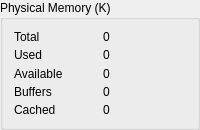
      <widget class="QGroupBox" name="groupBox_3">
       <property name="sizePolicy">
        <sizepolicy hsizetype="Preferred" vsizetype="Preferred">
         <horstretch>0</horstretch>
         <verstretch>0</verstretch>
        </sizepolicy>
       </property>
       <property name="maximumSize">
        <size>
         <width>16777215</width>
         <height>130</height>
        </size>
       </property>
       <property name="title">
        <string>Physical Memory (K)</string>
       </property>
       <layout class="QGridLayout" name="gridLayout_2">
        <item row="0" column="0">
         <widget class="QLabel" name="label">
          <property name="minimumSize">
           <size>
            <width>40</width>
            <height>10</height>
           </size>
          </property>
          <property name="text">
           <string>Total</string>
          </property>
         </widget>
        </item>
        <item row="0" column="1">
         <widget class="QLabel" name="memTotal">
          <property name="sizePolicy">
           <sizepolicy hsizetype="Minimum" vsizetype="Preferred">
            <horstretch>0</horstretch>
            <verstretch>0</verstretch>
           </sizepolicy>
          </property>
          <property name="minimumSize">
           <size>
            <width>40</width>
            <height>10</height>
           </size>
          </property>
          <property name="baseSize">
           <size>
            <width>60</width>
            <height>0</height>
           </size>
          </property>
          <property name="text">
           <string>0</string>
          </property>
         </widget>
        </item>
        <item row="1" column="0">
         <widget class="QLabel" name="label_3">
          <property name="minimumSize">
           <size>
            <width>40</width>
            <height>10</height>
           </size>
          </property>
          <property name="text">
           <string>Used</string>
          </property>
         </widget>
        </item>
        <item row="1" column="1">
         <widget class="QLabel" name="memUsed">
          <property name="minimumSize">
           <size>
            <width>40</width>
            <height>10</height>
           </size>
          </property>
          <property name="text">
           <string>0</string>
          </property>
         </widget>
        </item>
        <item row="2" column="0">
         <widget class="QLabel" name="label_2">
          <property name="minimumSize">
           <size>
            <width>40</width>
            <height>10</height>
           </size>
          </property>
          <property name="text">
           <string>Available</string>
          </property>
         </widget>
        </item>
        <item row="2" column="1">
         <widget class="QLabel" name="memAvailable">
          <property name="minimumSize">
           <size>
            <width>40</width>
            <height>10</height>
           </size>
          </property>
          <property name="text">
           <string>0</string>
          </property>
         </widget>
        </item>
        <item row="3" column="0">
         <widget class="QLabel" name="label_4">
          <property name="minimumSize">
           <size>
            <width>40</width>
            <height>10</height>
           </size>
          </property>
          <property name="text">
           <string>Buffers</string>
          </property>
         </widget>
        </item>
        <item row="3" column="1">
         <widget class="QLabel" name="memBuffers">
          <property name="minimumSize">
           <size>
            <width>40</width>
            <height>10</height>
           </size>
          </property>
          <property name="text">
           <string>0</string>
          </property>
         </widget>
        </item>
        <item row="4" column="0">
         <widget class="QLabel" name="label_5">
          <property name="minimumSize">
           <size>
            <width>40</width>
            <height>10</height>
           </size>
          </property>
          <property name="text">
           <string>Cached</string>
          </property>
         </widget>
        </item>
        <item row="4" column="1">
         <widget class="QLabel" name="memCached">
          <property name="minimumSize">
           <size>
            <width>40</width>
            <height>10</height>
           </size>
          </property>
          <property name="text">
           <string>0</string>
          </property>
         </widget>
        </item>
       </layout>
      </widget>
